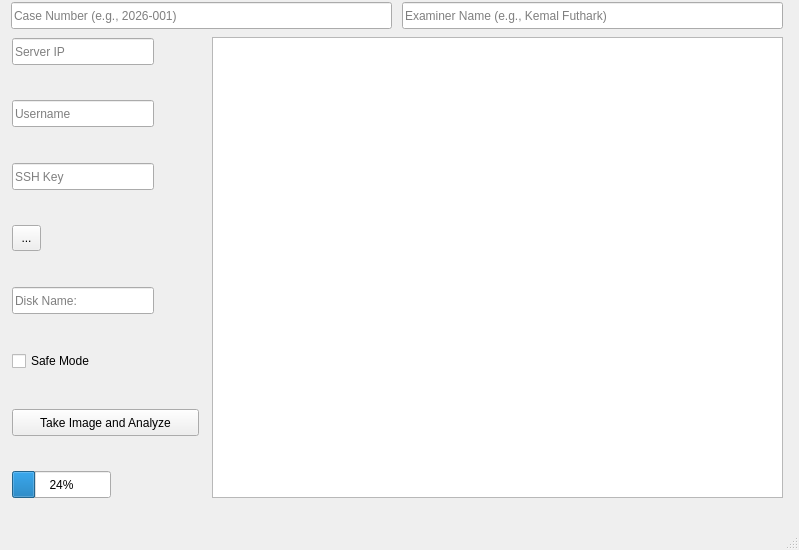
<?xml version="1.0" encoding="UTF-8"?>
<ui version="4.0">
 <class>MainWindow</class>
 <widget class="QMainWindow" name="MainWindow">
  <property name="geometry">
   <rect>
    <x>0</x>
    <y>0</y>
    <width>799</width>
    <height>550</height>
   </rect>
  </property>
  <property name="windowTitle">
   <string>MainWindow</string>
  </property>
  <widget class="QWidget" name="centralwidget">
   <widget class="QLineEdit" name="txt_caseno">
    <property name="geometry">
     <rect>
      <x>11</x>
      <y>2</y>
      <width>381</width>
      <height>27</height>
     </rect>
    </property>
    <property name="placeholderText">
     <string>Case Number (e.g., 2026-001)</string>
    </property>
   </widget>
   <widget class="QLineEdit" name="txt_examiner">
    <property name="geometry">
     <rect>
      <x>402</x>
      <y>2</y>
      <width>381</width>
      <height>27</height>
     </rect>
    </property>
    <property name="placeholderText">
     <string>Examiner Name (e.g., Kemal Futhark)</string>
    </property>
   </widget>
   <widget class="QTextEdit" name="txt_log">
    <property name="geometry">
     <rect>
      <x>212</x>
      <y>37</y>
      <width>571</width>
      <height>461</height>
     </rect>
    </property>
    <property name="readOnly">
     <bool>true</bool>
    </property>
   </widget>
   <widget class="QLineEdit" name="txt_ip">
    <property name="geometry">
     <rect>
      <x>12</x>
      <y>38</y>
      <width>142</width>
      <height>27</height>
     </rect>
    </property>
    <property name="placeholderText">
     <string>Server IP</string>
    </property>
   </widget>
   <widget class="QLineEdit" name="txt_user">
    <property name="geometry">
     <rect>
      <x>12</x>
      <y>100</y>
      <width>142</width>
      <height>27</height>
     </rect>
    </property>
    <property name="placeholderText">
     <string>Username</string>
    </property>
   </widget>
   <widget class="QLineEdit" name="txt_key">
    <property name="geometry">
     <rect>
      <x>12</x>
      <y>163</y>
      <width>142</width>
      <height>27</height>
     </rect>
    </property>
    <property name="placeholderText">
     <string>SSH Key</string>
    </property>
   </widget>
   <widget class="QToolButton" name="btn_file">
    <property name="geometry">
     <rect>
      <x>12</x>
      <y>225</y>
      <width>29</width>
      <height>26</height>
     </rect>
    </property>
    <property name="maximumSize">
     <size>
      <width>29</width>
      <height>26</height>
     </size>
    </property>
    <property name="text">
     <string>...</string>
    </property>
   </widget>
   <widget class="QLineEdit" name="txt_disk">
    <property name="geometry">
     <rect>
      <x>12</x>
      <y>287</y>
      <width>142</width>
      <height>27</height>
     </rect>
    </property>
    <property name="placeholderText">
     <string>Disk Name:</string>
    </property>
   </widget>
   <widget class="QCheckBox" name="chk_safety">
    <property name="geometry">
     <rect>
      <x>12</x>
      <y>349</y>
      <width>101</width>
      <height>24</height>
     </rect>
    </property>
    <property name="text">
     <string>Safe Mode</string>
    </property>
   </widget>
   <widget class="QPushButton" name="btn_start">
    <property name="geometry">
     <rect>
      <x>12</x>
      <y>409</y>
      <width>187</width>
      <height>27</height>
     </rect>
    </property>
    <property name="text">
     <string>Take Image and Analyze</string>
    </property>
   </widget>
   <widget class="QProgressBar" name="progressBar">
    <property name="geometry">
     <rect>
      <x>12</x>
      <y>471</y>
      <width>99</width>
      <height>27</height>
     </rect>
    </property>
    <property name="value">
     <number>24</number>
    </property>
   </widget>
  </widget>
  <widget class="QMenuBar" name="menubar">
   <property name="geometry">
    <rect>
     <x>0</x>
     <y>0</y>
     <width>799</width>
     <height>24</height>
    </rect>
   </property>
  </widget>
  <widget class="QStatusBar" name="statusbar"/>
 </widget>
 <resources/>
 <connections/>
</ui>
